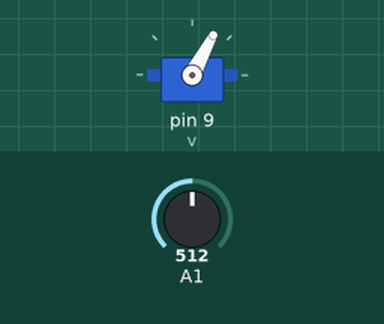
Recording of a sketch running on a simulated Arduino Uno, built with avr-gcc and run on an emulated ATmega328P. Shown: servo. The test bench sets the inputs (shaded band); at power-on: A1 = 512.

Above: at 0.15 s.
At 1.29 s:
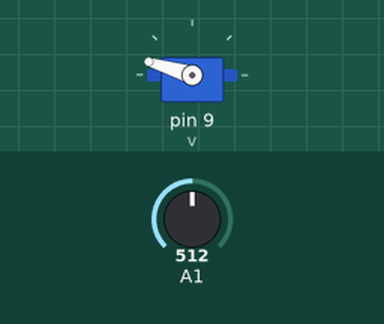
1.3 s: A1 set to 0
At 2.1 s:
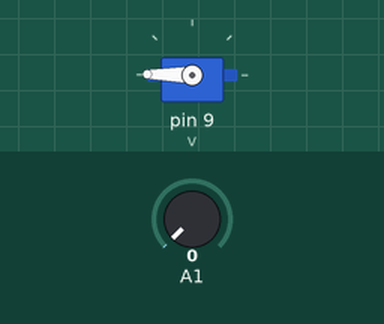
Timing chart, 0 to 29.6 s (numbered marks = the images above; inputs shaded):
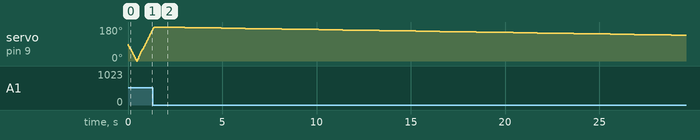

Measured:
- by itself, servo on pin 9 (v): rises from 163° to 180° in 0.08 s, then falls to 136° in 28.1 s

The sketch:

speed.ino
```cpp
#include <VarSpeedServo.h>
VarSpeedServo v;
int angle;
void setup() {
pinMode(A1,INPUT);
v.attach(9);
}

void loop() {
int d=analogRead(A1);
int data=map(d,0,1023,1,255);
int ang=v.read();
if(ang == 180){
angle = 0;
}
else if( ang == 0){
angle = 180;
}
v.write(angle,data,true);

}
```
